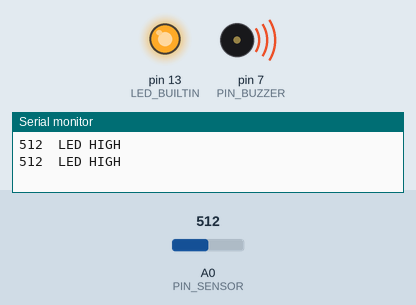
This sketch was run on a simulated Arduino Uno, built with avr-gcc and run on an emulated ATmega328P. On the bench: output pins drawn as LEDs (lit = HIGH), buzzer (waves = sounding), the last lines printed to the serial monitor. Inputs (shaded band) come from the test bench; at power-on: A0 (PIN_SENSOR) = 512.

Above: at 4.4 s.
4.5 s: A0 (PIN_SENSOR) set to 490
At 7.7 s:
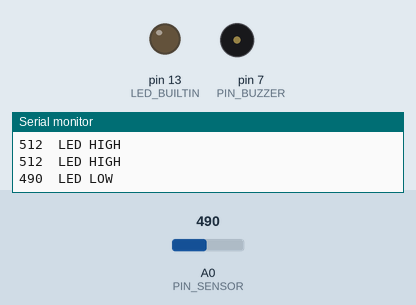
9.1 s: A0 (PIN_SENSOR) set to 510
At 12.5 s:
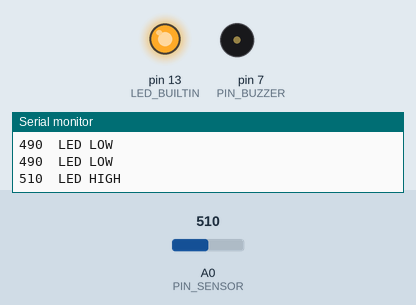
13.7 s: A0 (PIN_SENSOR) set to 306
At 17.2 s:
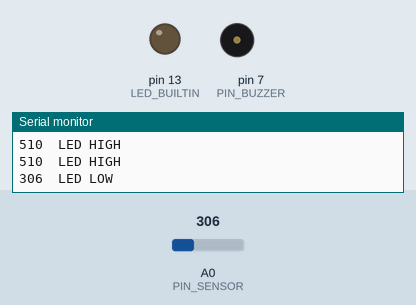
18.3 s: A0 (PIN_SENSOR) set to 511
At 21.2 s:
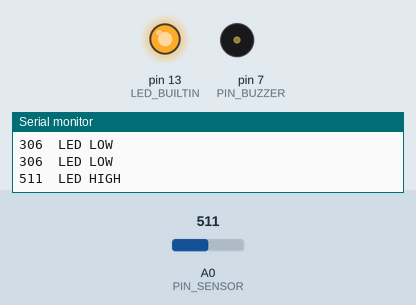
Timing chart, 0 to 23.9 s (numbered marks = the images above; inputs shaded):
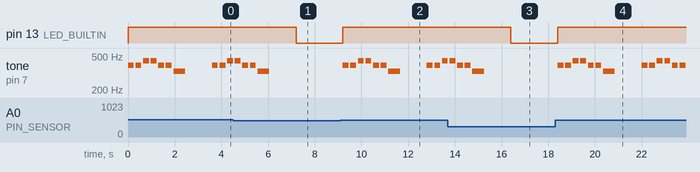

Measured:
- the behaviour switches between 501 and 500 on A0 (PIN_SENSOR) (found by bisection; images 0 and 1)
- after the input at 4.5 s, pin 13 (LED_BUILTIN): HIGH → LOW after 2.7 s; tone on pin 7 (PIN_BUZZER): goes on until 6.1 s, then stays silent
- after the input at 9.1 s, pin 13 (LED_BUILTIN): LOW → HIGH after 0.10 s; tone on pin 7 (PIN_BUZZER): plays 392 Hz for 0.25 s, 392 Hz for 0.25 s, 440 Hz for 0.25 s, 440 Hz for 0.25 s, 392 Hz for 0.25 s, 392 Hz for 0.25 s … (10 notes in this stretch), starting after 0.10 s
- after the input at 13.7 s, pin 13 (LED_BUILTIN): HIGH → LOW after 2.7 s; tone on pin 7 (PIN_BUZZER): goes on until 15.3 s, then stays silent
- after the input at 18.3 s, pin 13 (LED_BUILTIN): LOW → HIGH after 0.11 s; tone on pin 7 (PIN_BUZZER): plays 392 Hz for 0.25 s, 392 Hz for 0.25 s, 440 Hz for 0.25 s, 440 Hz for 0.25 s, 392 Hz for 0.25 s, 392 Hz for 0.25 s … (13 notes in this stretch), starting after 0.11 s
- by itself, tone on pin 7 (PIN_BUZZER): plays 392 Hz for 0.25 s, 392 Hz for 0.25 s, 440 Hz for 0.25 s, 440 Hz for 0.25 s, 392 Hz for 0.25 s, 392 Hz for 0.25 s … (10 notes in this stretch)

The sketch:

photo_resistor_example.ino
```cpp
#define PIN_SENSOR A0
#define PIN_BUZZER 7


/*************************************************

 * Public Constants

 *************************************************/

#define NOTE_B0  31
#define NOTE_C1  33
#define NOTE_CS1 35
#define NOTE_D1  37
#define NOTE_DS1 39
#define NOTE_E1  41
#define NOTE_F1  44
#define NOTE_FS1 46
#define NOTE_G1  49
#define NOTE_GS1 52
#define NOTE_A1  55
#define NOTE_AS1 58
#define NOTE_B1  62
#define NOTE_C2  65
#define NOTE_CS2 69
#define NOTE_D2  73
#define NOTE_DS2 78
#define NOTE_E2  82
#define NOTE_F2  87
#define NOTE_FS2 93
#define NOTE_G2  98
#define NOTE_GS2 104
#define NOTE_A2  110
#define NOTE_AS2 117
#define NOTE_B2  123
#define NOTE_C3  131
#define NOTE_CS3 139
#define NOTE_D3  147
#define NOTE_DS3 156
#define NOTE_E3  165
#define NOTE_F3  175
#define NOTE_FS3 185
#define NOTE_G3  196
#define NOTE_GS3 208
#define NOTE_A3  220
#define NOTE_AS3 233
#define NOTE_B3  247
#define NOTE_C4  262
#define NOTE_CS4 277
#define NOTE_D4  294
#define NOTE_DS4 311
#define NOTE_E4  330
#define NOTE_F4  349
#define NOTE_FS4 370
#define NOTE_G4  392
#define NOTE_GS4 415
#define NOTE_A4  440
#define NOTE_AS4 466
#define NOTE_B4  494
#define NOTE_C5  523
#define NOTE_CS5 554
#define NOTE_D5  587
#define NOTE_DS5 622
#define NOTE_E5  659
#define NOTE_F5  698
#define NOTE_FS5 740
#define NOTE_G5  784
#define NOTE_GS5 831
#define NOTE_A5  880
#define NOTE_AS5 932
#define NOTE_B5  988
#define NOTE_C6  1047
#define NOTE_CS6 1109
#define NOTE_D6  1175
#define NOTE_DS6 1245
#define NOTE_E6  1319
#define NOTE_F6  1397
#define NOTE_FS6 1480
#define NOTE_G6  1568
#define NOTE_GS6 1661
#define NOTE_A6  1760
#define NOTE_AS6 1865
#define NOTE_B6  1976
#define NOTE_C7  2093
#define NOTE_CS7 2217
#define NOTE_D7  2349
#define NOTE_DS7 2489
#define NOTE_E7  2637
#define NOTE_F7  2794
#define NOTE_FS7 2960
#define NOTE_G7  3136
#define NOTE_GS7 3322
#define NOTE_A7  3520
#define NOTE_AS7 3729
#define NOTE_B7  3951
#define NOTE_C8  4186
#define NOTE_CS8 4435
#define NOTE_D8  4699
#define NOTE_DS8 4978


void setup() {
  // put your setup code here, to run once:
  pinMode(PIN_SENSOR, INPUT);

  pinMode(PIN_BUZZER, OUTPUT);

  pinMode(LED_BUILTIN, OUTPUT);

  Serial.begin(9600);
}

// notes in the melody:
//int melody[] = { NOTE_C4, NOTE_G3, NOTE_G3, NOTE_A3, NOTE_G3, 0, NOTE_B3, NOTE_C4 };
int melody[] = { NOTE_G4, NOTE_G4, NOTE_A4, NOTE_A4, NOTE_G4, NOTE_G4, NOTE_E4, 0 };

// note durations: 4 = quarter note, 8 = eighth note, etc.:
int noteDurations[] = { 4, 4, 4, 4, 4, 4, 2, 0 };

void loop() {
  // put your main code here, to run repeatedly:
  int readValue = analogRead(PIN_SENSOR);
  //int readValue = digitalRead(PIN_SENSOR);
  Serial.print(readValue);

  if (readValue > 500) {
    digitalWrite(LED_BUILTIN, HIGH);
    Serial.println("\tLED HIGH");

    // iterate over the notes of the melody:
    for (int thisNote = 0; thisNote < 8; thisNote++) {
      if (melody[thisNote] == 0) {
        break;
      }
      // to calculate the note duration, take one second divided by the note type.
      //e.g. quarter note = 1000 / 4, eighth note = 1000/8, etc.
      int noteDuration = 1000 / noteDurations[thisNote];
      tone(PIN_BUZZER, melody[thisNote], noteDuration);
      // to distinguish the notes, set a minimum time between them.
      // the note's duration + 30% seems to work well:
      int pauseBetweenNotes = noteDuration * 1.30;
      delay(pauseBetweenNotes);
      // stop the tone playing:
      noTone(PIN_BUZZER);
    }
  } else {
    digitalWrite(LED_BUILTIN, LOW);
    Serial.println("\tLED LOW");
    noTone(PIN_BUZZER);
  }

  delay(1000);
}
```
